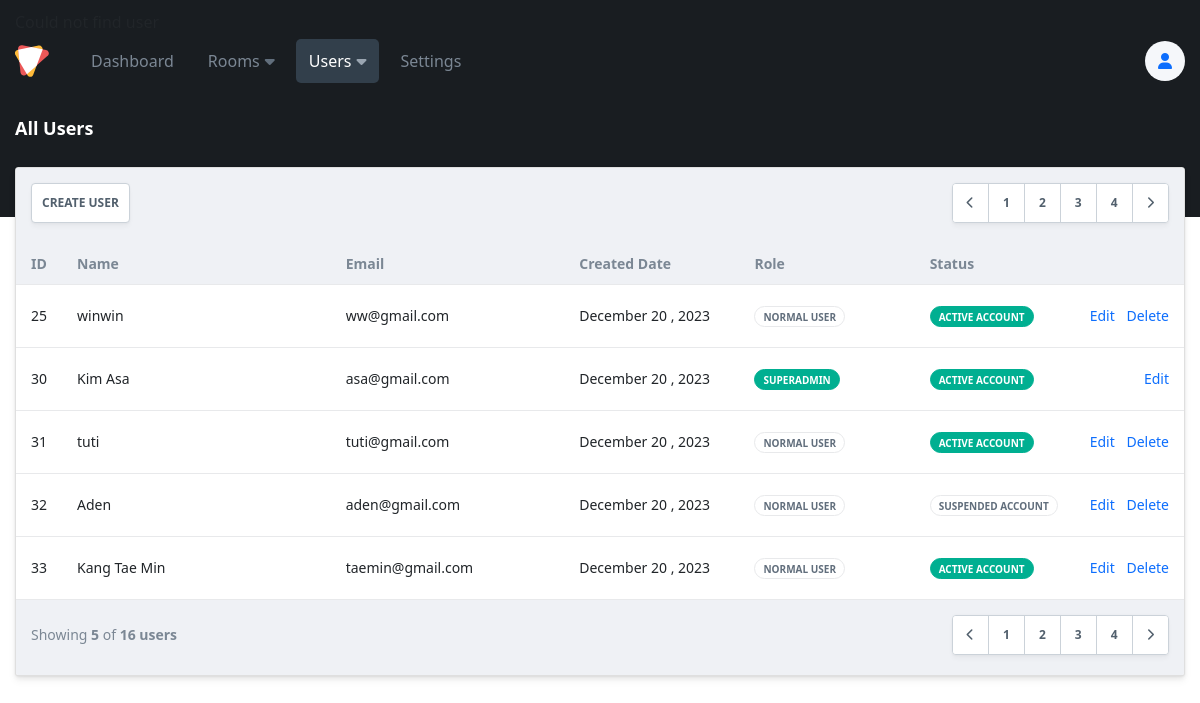
/admin/users.php, run on the app's committed database.
### tables this page shows
CREATE TABLE `user` (
  `userID` int(11) NOT NULL,
  `userName` varchar(255) NOT NULL,
  `email` varchar(255) NOT NULL,
  `password` varchar(255) NOT NULL,
  `userStatus` enum('1','2','3') NOT NULL DEFAULT '1' COMMENT '1:active 2: deactive 3:suspend',
  `registrationDate` date NOT NULL DEFAULT current_timestamp(),
  `role` enum('1','2') NOT NULL DEFAULT '1' COMMENT '1: normal 2:superadmin'
);

### admin/users.php (the view, shortened to what this page needs)
<?php
include("backend/database.php");
$num_per_page = 5;
if (isset($_GET['page'])) {
    $page = $_GET['page'];
} else {
    $page = 1;
}
$start_from = ($page - 1) * 5;
$sqlCountUser = "SELECT * FROM `user`";
try {
    $resulCount = mysqli_query($conn, $sqlCountUser);
} catch (mysqli_sql_exception) {
    echo "Could not find user";
}
$totalUser = mysqli_num_rows($resulCount);
$totalPage = ceil($totalUser / $num_per_page);
?>
<!DOCTYPE html>
<html lang="en">
<head>
    <link rel="stylesheet" href="css/global.css" />
    <link rel="stylesheet" href="css/components/card.css" />
    <link rel="stylesheet" href="css/components/stats.css" />
    <link rel="stylesheet" href="css/components/badge.css" />
    <link rel="stylesheet" href="css/components/input.css" />
    <link rel="stylesheet" href="css/components/header.css" />
    <link rel="stylesheet" href="css/components/button.css" />
    <link rel="stylesheet" href="css/components/heading.css" />
    <link rel="stylesheet" href="css/components/table.css" />
    <link rel="stylesheet" href="css/components/hamburgers.css" />
    <link rel="stylesheet" href="css/layouts/listing.css" />
    <link rel="stylesheet" href="https://cdnjs.cloudflare.com/ajax/libs/font-awesome/4.7.0/css/font-awesome.min.css">
    <link rel="stylesheet" href="css/header.css" />
    <link href="https://cdn.jsdelivr.net/npm/bootstrap@5.0.2/dist/css/bootstrap.min.css" rel="stylesheet">
</head>
<body>
    <div class="header overlap">
        <?php
        include("include/header.php");
        ?>
        <div class="content">
            <h1>All Users</h1>
        </div>
    </div>
    <div class="body overlap">
        <div class="content">
            <div class="listing card">
                <div class="table-header collapses">
                    <div>
                        <a href="users-create.php" class="white small button" role="button">
                            Create User
                        </a>
                    </div>
                    <div>
                        <div class="white pagination buttons">
                            <a class="small button"><i class="fas fa-chevron-left"></i></a>
                            <?php
                            for ($i = 1; $i <= $totalPage; $i++) {
                                echo "<a class= 'small button' href = 'users.php?page=" . $i . "'>" . $i . "</a> ";
                            } ?>
                            <a class="small button"><i class="fas fa-chevron-right"></i></a>
                        </div>
                    </div>
                </div>
                <div class="table-container">
                    <table>
                        <thead>
                            <tr>
                                <th style="width: 3%">ID</th>
                                <th style="width: 23%">Name</th>
                                <th style="width: 20%">Email</th>
                                <th style="width: 15%">Created Date</th>
                                <th style="width: 15%">Role</th>
                                <th colspan="2">Status</th>
                            </tr>
                        </thead>
                        <tbody>
                            <?php
                            $sql_fetch_user = "SELECT * FROM `user` limit $start_from,$num_per_page";
                            try {
                                $resultUser = mysqli_query($conn, $sql_fetch_user);
                                if (mysqli_num_rows($resultUser) > 0) {
                                    $count = 0;
                                    while ($row = mysqli_fetch_assoc($resultUser)) {
                                        $dateRaw = $row['registrationDate'];
                                        $date = strtotime($dateRaw);
                                        $count++;
                            ?>
                                        <tr>
                                            <td><?php echo $row['userID']; ?></td>
                                            <td><?php echo $row['userName']; ?></td>
                                            <td><?php echo $row['email']; ?></td>
                                            <td><?php echo date('F d , Y ', $date);  ?></td>
                                            <td>
                                                <?php
                                                if ($row['role'] == 1) {
                                                    echo "<span class= 'small badge'>NORMAL USER</span>";
                                                } else {
                                                    echo "<span class= 'small green badge'> SUPERADMIN</span>";
                                                }
                                                ?>
                                            </td>
                                            <td>
                                                <?php
                                                if ($row['userStatus'] == 1) {
                                                    echo "<span class= 'small green badge'> ACTIVE ACCOUNT</span>";
                                                } elseif ($row['userStatus'] == 2) {
                                                    echo "<span class= 'small red badge'> INACTIVE ACCOUNT</span>";
                                                } elseif ($row['userStatus'] == 3) {
                                                    echo "<span class= 'small  badge'> SUSPENDED ACCOUNT</span>";
                                                }
                                                ?>
                                            </td>
                                            <td class="action">
                                                <?php
                                                echo "<a href='users-edit.php?id={$row['userID']}'>Edit</a>";
                                                if ($row['role'] == 1) { ?>
                                                    <a href="<?php echo $row['userID']; ?>" data-toggle="modal" data-target="#deleteModal" data-id="<?php echo $row['userID']; ?>" id="deletelink" class="deleteLink">Delete</a>
                                                <?php } ?>
                                            </td>
                                        </tr>
                            <?php
                                    }
                                } else {
                                    echo "Could not find user";
                                }
                            } catch (mysqli_sql_exception) {
                                echo "Could not find user";
                            }
                            ?>
                        </tbody>
                    </table>
                </div>
                <div class="table-footer">
                    <div>Showing <b><?php echo $count; ?></b> of <b><?php echo $totalUser; ?> users</b></div>
                    <div>
                        <div class="white pagination buttons">
                            <a class="small button"><i class="fas fa-chevron-left"></i></a>
                            <?php
                            for ($i = 1; $i <= $totalPage; $i++) {
                                echo "<a class= 'small button' href = 'users.php?page=" . $i . "'>" . $i . "</a> ";
                            } ?>
                            <a class="small button"><i class="fas fa-chevron-right"></i></a>
                        </div>
                    </div>
                </div>
            </div>
        </div>
    </div>
</body>
</html>

### admin/css/global.css (style rules this page uses)
:root { --color-red: #ec5858; --color-base: #f5f7fa; --color-white: #fff; --color-green: #00af91; --color-table: #eff1f5; --color-header: #191d21; --color-grey-900: #1f2933; --color-grey-800: #1f2933; --color-grey-700: #323f4b; --color-grey-600: #3e4c59; --color-grey-500: #52606d; --color-grey-400: #616e7c; --color-grey-300: #7b8794; --color-grey-200: #9aa5b1; --color-grey-100: #cbd2d9; --device-sm: 640px; --device-md: 768px; --device-lg: 1024px; --device-xl: 1280px; --device-2xl: 1440px; --color-link: #7069fa; --color-link-hover: #8c86ff; --color-border-button: #9aa5b1; --color-border: #e8e9eb; --color-font: #3e4c59; --color-font-light: #616e7c; --color-font-lighter: #9aa5b1; --color-outline: #a0c2ff; --size-10: 10px; --size-12: 12px; --size-14: 14px; --size-16: 16px; --size-18: 18px; --size-20: 20px; --size-22: 22px; --size-24: 24px; --size-28: 28px; --size-32: 32px; --size-48: 48px; --size-64: 64px; --rounded: 4px; --rounded-sm: 2px; --rounded-md: 5px; --rounded-lg: 8px; --rounded-circular: 50%; --wh-1-2: 50%; --wh-1-3: 33.333333%; --wh-2-3: 66.666667%; --wh-1-4: 25%; --wh-2-4: 50%; --wh-3-4: 75%; --wh-1-5: 20%; --wh-2-5: 40%; --wh-3-5: 60%; --wh-4-5: 80%; --wh-1-6: 16.666667%; --wh-2-6: 33.333333%; --wh-3-6: 50%; --wh-4-6: 66.666667%; --wh-5-6: 83.333333%; --wh-1-12: 8.333333%; --wh-2-12: 16.666667%; --wh-3-12: 25%; --wh-4-12: 33.333333%; --wh-5-12: 41.666667%; --wh-6-12: 50%; --wh-7-12: 58.333333%; --wh-8-12: 66.666667%; --wh-9-12: 75%; --wh-10-12: 83.333333%; --wh-11-12: 91.666667%; --shadow-sm: 0 -1px 3px rgba(0, 0, 0, 0.02), 0 1px 2px rgba(0, 0, 0, 0.03), 0 4px 4px rgba(0, 0, 0, 0.03); --shadow-lg: 0 -1px 3px rgba(0, 0, 0, 0.02), 0 1px 2px rgba(0, 0, 0, 0.05), 0 3px 4px rgba(0, 0, 0, 0.05), 0 5px 8px rgba(0, 0, 0, 0.05); --shadow-xl: 0 -1px 3px rgba(0, 0, 0, 0.02), 0 1px 2px rgba(0, 0, 0, 0.05), 0 3px 4px rgba(0, 0, 0, 0.05), 0 5px 8px rgba(0, 0, 0, 0.05), 0 16px 16px rgba(0, 0, 0, 0.05); --padding-x-sm: 15px; --padding-x-lg: 100px; --padding-x-xl: 18%; --padding-overlap: 50px; --padding-std-compact: 15px; --padding-std-padded: 20px; --font-default: "Roboto", sans-serif; }
html, body { color: var(--color-font); margin: 0; padding: 0; min-height: 100%; font-size: var(--size-14); font-family: var(--font-default); background-color: var(--color-base); }
a { color: var(--color-link); cursor: pointer; text-decoration: none; transition: color 0.1s ease-in-out; }
.body > .content { padding: var(--padding-x-sm); padding-bottom: 50px; }
@media (min-width: 640px) { .body { z-index: 10; position: relative; } }
@media (min-width: 640px) { .body.overlap { margin-top: -50px; } }
@media (min-width: 640px) { .body.overlap > div:first-child { padding-top: 0; } }
@media (min-width: 640px) { .body > .content { padding-top: 30px; padding-bottom: 30px; } }

### admin/css/components/card.css (style rules this page uses)
.card { margin: 10px 0; overflow: hidden; box-shadow: var(--shadow-lg); border-radius: var(--rounded); background-color: var(--color-white); }
.card:only-child, .card:last-of-type { margin: 0px; }
@media (min-width: 640px) { .card { border-radius: var(--rounded-lg); } }

### admin/css/components/badge.css (style rules this page uses)
span.badge { text-transform: uppercase; font-weight: 700; font-size: var(--size-12); padding: 6px 9px 5px; color: var(--color-grey-400); border: 1px solid var(--color-border); border-radius: 30px; background-color: var(--color-white); }
span.badge.small { padding: 5px 8px 4px; font-size: var(--size-10); }
span.badge.green { color: var(--color-white); border-color: var(--color-green); background-color: var(--color-green); }

### admin/css/components/header.css (style rules this page uses)
.header { width: 100%; padding: 15px var(--padding-x-sm) 10px; z-index: 9; position: relative; font-size: var(--size-14); background-color: var(--color-header); }
.header > .content { color: var(--color-white); padding: 20px 0 5px; }
.header > .content > h1 { font-size: var(--size-16); font-weight: 700; }
@media (min-width: 640px) { .header { font-size: var(--size-16); padding-top: 10px; } }
@media (min-width: 640px) { .header > .content { padding: 30px 0 10px; } }
@media (min-width: 640px) { .header > .content > h1 { font-size: var(--size-18); } }
@media (min-width: 640px) { .header.overlap > .content { padding: 30px 0 60px; } }

### data on the page
user: userID "25", userName "winwin", email "ww@gmail.com", registrationDate "December 20 , 2023", role "NORMAL USER", userStatus "ACTIVE ACCOUNT"
user: userID "30", userName "Kim Asa", email "asa@gmail.com", registrationDate "December 20 , 2023", role "SUPERADMIN", userStatus "ACTIVE ACCOUNT"
user: userID "31", userName "tuti", email "tuti@gmail.com", registrationDate "December 20 , 2023", role "NORMAL USER", userStatus "ACTIVE ACCOUNT"
user: userID "32", userName "Aden", email "aden@gmail.com", registrationDate "December 20 , 2023", role "NORMAL USER", userStatus "SUSPENDED ACCOUNT"
user: userID "33", userName "Kang Tae Min", email "taemin@gmail.com", registrationDate "December 20 , 2023", role "NORMAL USER", userStatus "ACTIVE ACCOUNT"

### other printed values
$count "5"
$totalUser "16"
